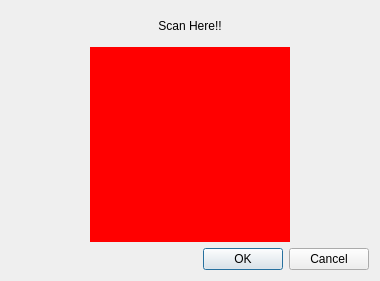
<?xml version="1.0" encoding="UTF-8"?>
<ui version="4.0">
 <class>QRPopUp</class>
 <widget class="QDialog" name="QRPopUp">
  <property name="geometry">
   <rect>
    <x>0</x>
    <y>0</y>
    <width>380</width>
    <height>281</height>
   </rect>
  </property>
  <property name="windowTitle">
   <string>Dialog</string>
  </property>
  <layout class="QGridLayout" name="gridLayout">
   <item row="5" column="0">
    <widget class="QDialogButtonBox" name="buttonBox">
     <property name="orientation">
      <enum>Qt::Horizontal</enum>
     </property>
     <property name="standardButtons">
      <set>QDialogButtonBox::Cancel|QDialogButtonBox::Ok</set>
     </property>
    </widget>
   </item>
   <item row="0" column="0">
    <widget class="QLabel" name="label">
     <property name="maximumSize">
      <size>
       <width>16777215</width>
       <height>30</height>
      </size>
     </property>
     <property name="text">
      <string>Scan Here!!</string>
     </property>
     <property name="alignment">
      <set>Qt::AlignCenter</set>
     </property>
    </widget>
   </item>
   <item row="1" column="0">
    <layout class="QHBoxLayout" name="horizontalLayout">
     <item>
      <widget class="QWidget" name="widget" native="true">
       <property name="maximumSize">
        <size>
         <width>200</width>
         <height>16777215</height>
        </size>
       </property>
       <property name="styleSheet">
        <string notr="true">background-color:red;
</string>
       </property>
      </widget>
     </item>
    </layout>
   </item>
  </layout>
 </widget>
 <resources/>
 <connections>
  <connection>
   <sender>buttonBox</sender>
   <signal>accepted()</signal>
   <receiver>QRPopUp</receiver>
   <slot>accept()</slot>
   <hints>
    <hint type="sourcelabel">
     <x>248</x>
     <y>254</y>
    </hint>
    <hint type="destinationlabel">
     <x>157</x>
     <y>274</y>
    </hint>
   </hints>
  </connection>
  <connection>
   <sender>buttonBox</sender>
   <signal>rejected()</signal>
   <receiver>QRPopUp</receiver>
   <slot>reject()</slot>
   <hints>
    <hint type="sourcelabel">
     <x>316</x>
     <y>260</y>
    </hint>
    <hint type="destinationlabel">
     <x>286</x>
     <y>274</y>
    </hint>
   </hints>
  </connection>
 </connections>
</ui>
